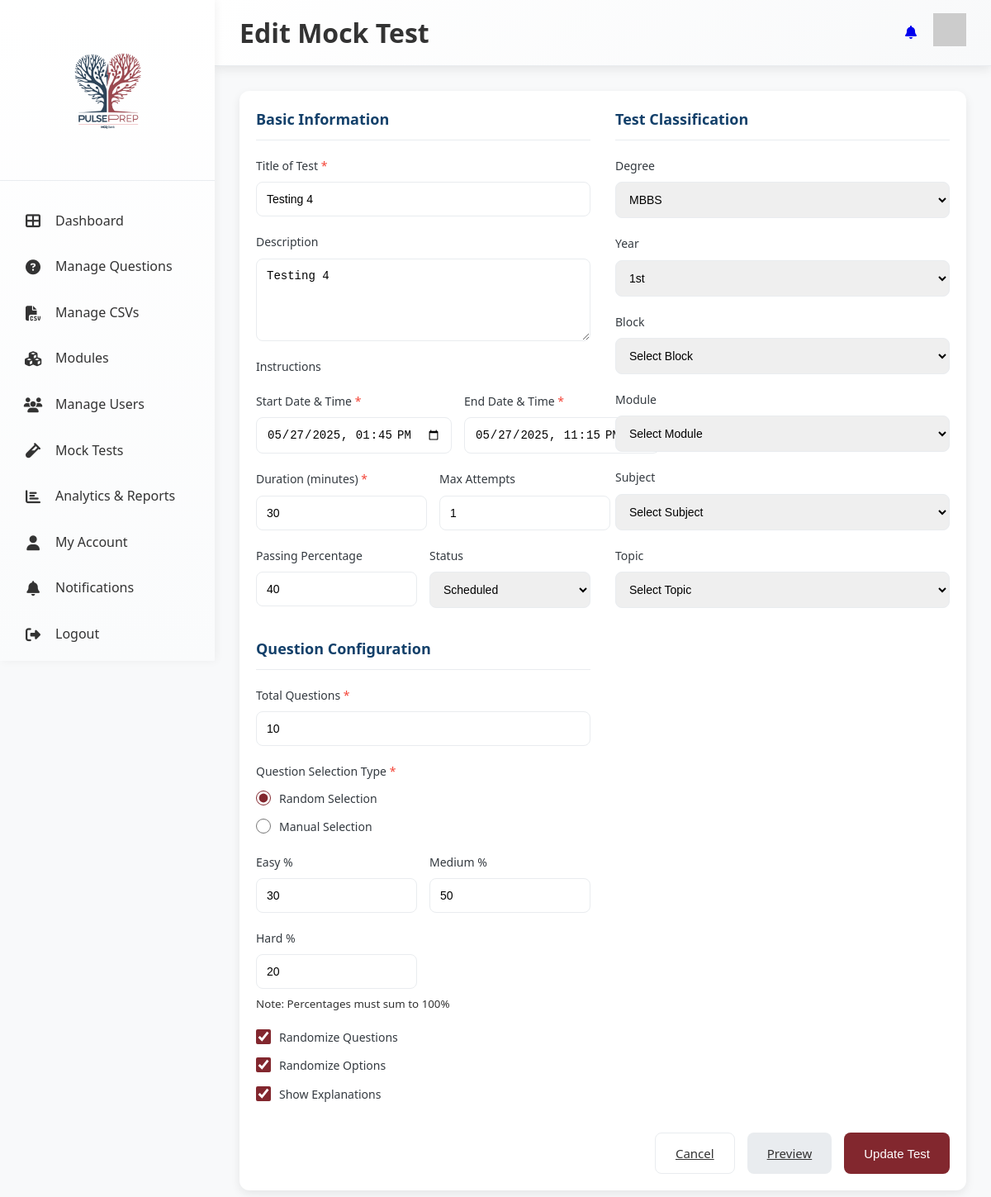
The page /mocktest/create/?id=4 (signed in) on the database as committed earlier.
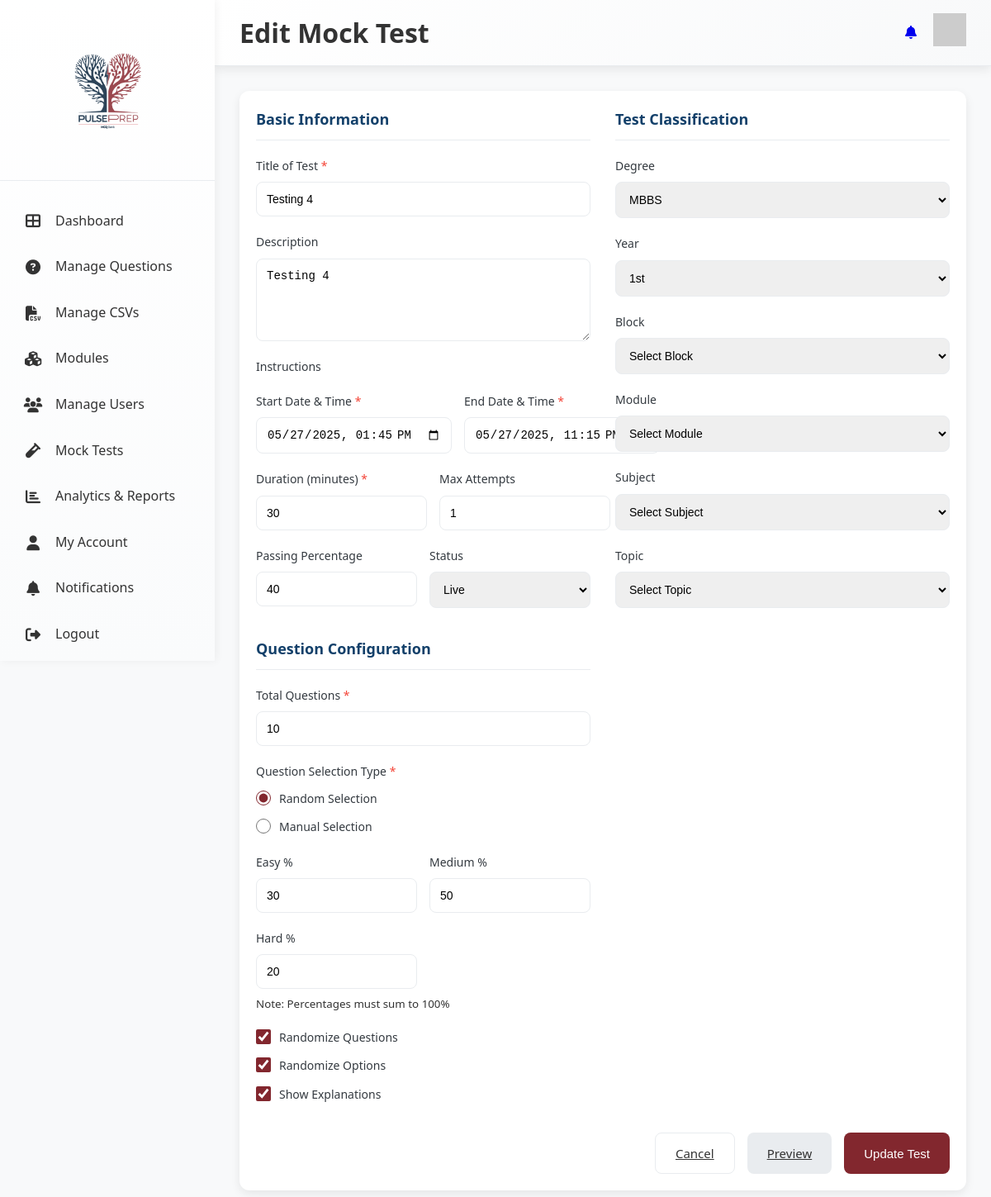
The same page on the database as committed later.
### mocktest/models.py (models this page shows, shortened)
class MockTest(models.Model):
    STATUS_CHOICES = [
        ('draft', 'Draft'),
        ('scheduled', 'Scheduled'),
        ('live', 'Live'),
        ('completed', 'Completed'),
    ]
    SELECTION_TYPE_CHOICES = [
        ('random', 'Random Selection'),
        ('manual', 'Manual Selection'),
    ]
    title = models.CharField(max_length=200)
    description = models.TextField(blank=True)
    degree = models.CharField(max_length=4, choices=Question.DEGREE_CHOICES, blank=True)
    year = models.CharField(max_length=3, choices=Question.YEAR_CHOICES, blank=True)
    block = models.CharField(max_length=100, blank=True)
    module = models.CharField(max_length=100, blank=True)
    subject = models.CharField(max_length=100, blank=True)
    topic = models.CharField(max_length=100, blank=True)
    duration_minutes = models.IntegerField(default=60)
    total_questions = models.IntegerField(default=50)
    passing_percentage = models.IntegerField(default=40)
    max_attempts = models.IntegerField(default=1)
    selection_type = models.CharField(max_length=10, choices=SELECTION_TYPE_CHOICES, default='random')
    easy_percentage = models.IntegerField(default=30)  # For random selection
    medium_percentage = models.IntegerField(default=50)
    hard_percentage = models.IntegerField(default=20)
    randomize_questions = models.BooleanField(default=True)
    randomize_options = models.BooleanField(default=True)
    show_explanations = models.BooleanField(default=True)
    start_datetime = models.DateTimeField()
    end_datetime = models.DateTimeField()
    status = models.CharField(max_length=10, choices=STATUS_CHOICES, default='draft')
    created_by = models.ForeignKey(settings.AUTH_USER_MODEL, on_delete=models.CASCADE, related_name='created_tests')
    created_at = models.DateTimeField(auto_now_add=True)
    updated_at = models.DateTimeField(auto_now=True)
    questions = models.ManyToManyField(Question, through='TestQuestion')
    class Meta:
        ordering = ['-created_at']

### mocktest/views.py (the view, shortened to what this page needs)
# urls.py: path('create/', views.create_test, name='create_test'),
@login_required
def create_test(request):
    test_id = request.GET.get('id')
    if test_id:
        test = get_object_or_404(MockTest, id=test_id)
        form = MockTestForm(instance=test)
        is_edit = True
    else:
        form = MockTestForm()
        test = None
        is_edit = False
    blocks = Question.objects.values('block').distinct().order_by('block')
    modules = Question.objects.values('module').distinct().order_by('module')
    subjects = Question.objects.values('subject').distinct().order_by('subject')
    topics = Question.objects.values('topic').distinct().order_by('topic')
    context = {
        'form': form,
        'test': test,
        'is_edit': is_edit,
        'blocks': blocks,
        'modules': modules,
        'subjects': subjects,
        'topics': topics,
    }
    return render(request, 'mocktest/create_test.html', context)

### user_management/context_processors.py (called while the page is built)
def user_stats(request):
    User = get_user_model()
    if not request.user.is_authenticated:
        return {}
    if request.user.is_admin or request.user.is_superuser:
        total_users = User.objects.count()
        pending_users = User.objects.filter(approval_status='pending').count()
        mbbs_users = User.objects.filter(degree='MBBS').count()
        bds_users = User.objects.filter(degree='BDS').count()
        return {
            'total_users': total_users,
            'pending_users': pending_users,
            'mbbs_users': mbbs_users,
            'bds_users': bds_users,
        }
    return {}

### templates/mocktest/create_test.html (shortened to what the changed rows need)
{% load static %}
<!DOCTYPE html>
<html lang="en">
  <head>
    <link rel="stylesheet" href="{% static 'css/DAstyles.css' %}" />
    <link rel="stylesheet" href="{% static 'css/mockTest.css' %}" />
    <link rel="stylesheet" href="https://cdnjs.cloudflare.com/ajax/libs/font-awesome/6.4.0/css/all.min.css" />
  </head>
  <body>
    <div class="container">
      <main class="main-content">
        <header class="header">
          <h1>{% if is_edit %}Edit{% else %}Create{% endif %} Mock Test</h1>
        </header>
        <div class="dashboard-content">
          <section class="test-form-section">
            <form method="POST" id="mock-test-form">
              <div class="form-grid">
                <div class="form-section">
                  <div class="form-group">
                    <label for="id_title">Title of Test <span class="required">*</span></label>
                    {{ form.title }}
                  </div>
                  <div class="form-group">
                    <label for="id_description">Description</label>
                    {{ form.description }}
                  </div>
                  <div class="form-row">
                    <div class="form-group">
                      <label for="id_start_datetime">Start Date & Time <span class="required">*</span></label>
                      {{ form.start_datetime }}
                    </div>
                    <div class="form-group">
                      <label for="id_end_datetime">End Date & Time <span class="required">*</span></label>
                      {{ form.end_datetime }}
                    </div>
                  </div>
                  <div class="form-row">
                    <div class="form-group">
                      <label for="id_duration_minutes">Duration (minutes) <span class="required">*</span></label>
                      {{ form.duration_minutes }}
                    </div>
                    <div class="form-group">
                      <label for="id_max_attempts">Max Attempts</label>
                      {{ form.max_attempts }}
                    </div>
                  </div>
                  <div class="form-row">
                    <div class="form-group">
                      <label for="id_passing_percentage">Passing Percentage</label>
                      {{ form.passing_percentage }}
                    </div>
                    <div class="form-group">
                      <label for="id_status">Status</label>
                      {{ form.status }}
                    </div>
                  </div>
                </div>
                <div class="form-section">
                  <div class="form-group">
                    <label for="id_degree">Degree</label>
                    {{ form.degree }}
                  </div>
                  <div class="form-group">
                    <label for="id_year">Year</label>
                    {{ form.year }}
                  </div>
                </div>
                <div class="form-section">
                  <div class="form-group">
                    <label for="id_total_questions">Total Questions <span class="required">*</span></label>
                    {{ form.total_questions }}
                  </div>
                  <div id="random-options" class="{% if form.selection_type.value != 'random' %}hidden{% endif %}">
                    <div class="form-row">
                      <div class="form-group">
                        <label for="id_easy_percentage">Easy %</label>
                        {{ form.easy_percentage }}
                      </div>
                      <div class="form-group">
                        <label for="id_medium_percentage">Medium %</label>
                        {{ form.medium_percentage }}
                      </div>
                      <div class="form-group">
                        <label for="id_hard_percentage">Hard %</label>
                        {{ form.hard_percentage }}
                      </div>
                    </div>
                  </div>
                  <div class="form-group checkbox-group">
                    <label class="checkbox-label">
                      {{ form.randomize_questions }} <span>Randomize Questions</span>
                    </label>
                    <label class="checkbox-label">
                      {{ form.randomize_options }} <span>Randomize Options</span>
                    </label>
                    <label class="checkbox-label">
                      {{ form.show_explanations }} <span>Show Explanations</span>
                    </label>
                  </div>
                </div>
              </div>
            </form>
          </section>
        </div>
      </main>
    </div>
  </body>
</html>

Rows that differ between the two databases and show on the page:
changed MockTest "Testing 4": status "Scheduled" → "Live"
